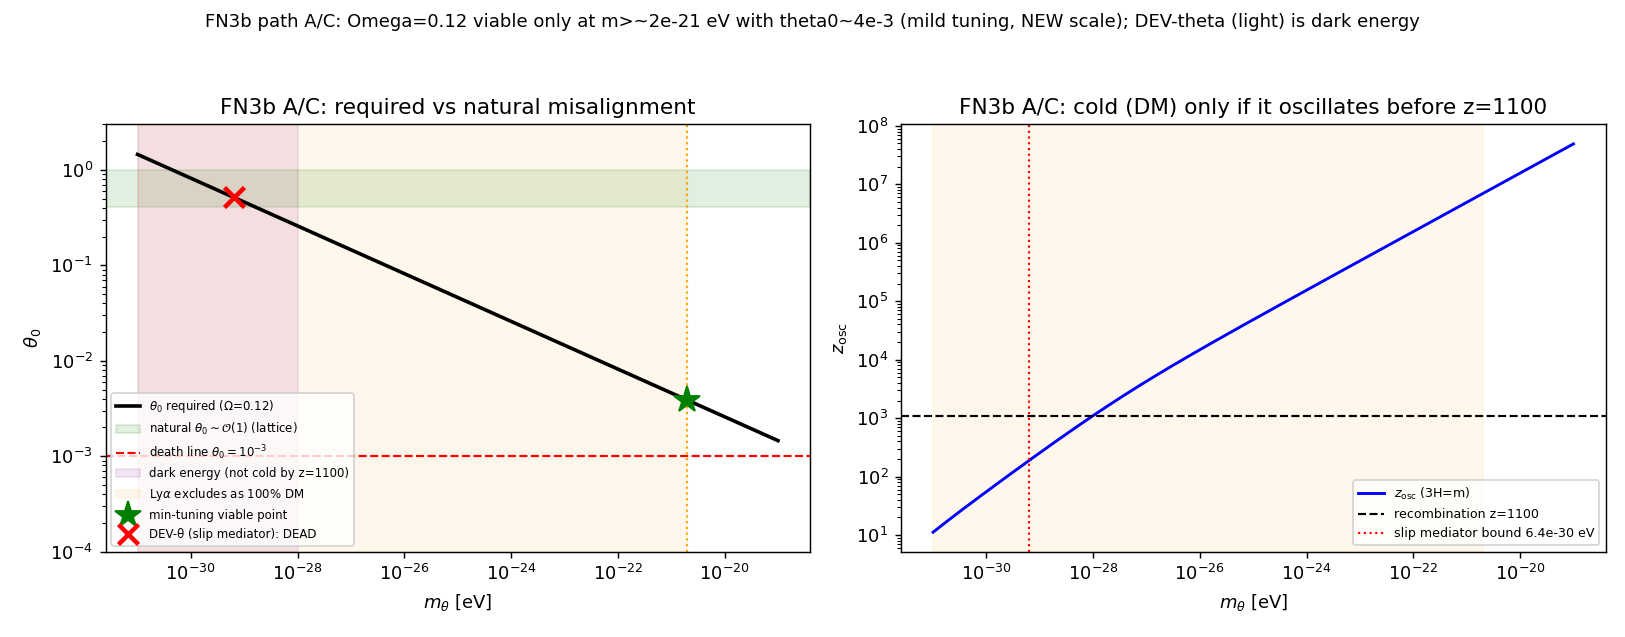

Write Python code to recreate this figure.
"""FN3b_path_AC.py -- the most-promising path (A free-mass == C shared relic).

FN3b-0 found paths A (theta with a free mass) and C (new hidden chi) converge to the
SAME relic: a misalignment scalar with f=theta0*M_Pl ~ GUT scale and m in the fuzzy
band.  This script (1) measures the NATURAL theta0 on E1's lattice (orientation_core),
(2) maps the viable (m_theta, theta0) window under Omega=0.12 AND cold-by-recombination
AND Lyman-alpha AND no-overclosure, (3) reports the fine-tuning theta0_req/theta0_nat
at the minimum-tuning (Lyman-alpha floor) point.  Writes JSON + figure.
"""
from __future__ import annotations

import json
from pathlib import Path

import numpy as np
import matplotlib
matplotlib.use("Agg")
import matplotlib.pyplot as plt  # noqa: E402

import fn3b_core as b  # noqa: E402

OUT = Path(__file__).resolve().parent


def main():
    # (1) natural theta0 from the lattice (disordered -> near-critical O(3) vacuum)
    print("=" * 76)
    print("FN3b path A/C -- lattice theta0 + viable window")
    print("=" * 76)
    lat = b.lattice_theta0(L=12, J_list=(0.0, 0.04, 0.08), n_burn=150)
    print("  natural theta0 from E1 O(3) vacuum (orientation_core):")
    for r in lat:
        print(f"    J={r['J']:.2f}: order_param={r['order_param']:.3f}  "
              f"rms_component={r['rms_component']:.3f}  theta0(angle/pi)={r['theta0_angle_over_pi']:.3f}")
    theta0_nat = float(np.mean([r["rms_component"] for r in lat]))   # ~0.577 (O(1))

    # (2) window map over mass
    masses = np.logspace(-31, -19, 200)
    th_req = np.array([b.theta0_required(m) for m in masses])
    zoscs = np.array([b.z_osc(m) for m in masses])
    cold = zoscs > b.Z_REC
    lya = masses >= b.LYA_100PCT_FLOOR
    # overclosure as frozen DE at the NATURAL theta0 (only meaningful where not cold)
    overcl = np.array([b.overclosure_ratio(m, theta0_nat) for m in masses])

    viable = cold & lya & (th_req < theta0_nat)       # Omega=0.12 reachable below natural
    # minimum-tuning viable point = lightest Lyman-alpha-safe mass (largest theta0_req)
    m_best = b.LYA_100PCT_FLOOR
    th_best = b.theta0_required(m_best)
    finetune_best = th_best / theta0_nat              # required / natural

    # the DEV-theta (slip mediator) point: dead
    m_slip = b.M_SLIP_BOUND
    th_slip = b.theta0_required(m_slip)
    overcl_slip = b.overclosure_ratio(m_slip, 1.0)
    th_slip_noover = 1.0 / np.sqrt(overcl_slip)

    rows_summary = {
        "theta0_natural_lattice": theta0_nat,
        "lattice_rows": lat,
        "min_tuning_point": {
            "m_eV": m_best, "theta0_required": float(th_best),
            "finetune_req_over_natural": float(finetune_best),
            "above_death_line_1e-3": bool(th_best > 1e-3),
            "cold_by_rec": bool(b.cold_by_recombination(m_best)),
            "lya_safe": bool(b.lya_safe_100pct(m_best)),
        },
        "dev_theta_slip_mediator": {
            "m_eV": m_slip, "theta0_required_Omega012": float(th_slip),
            "z_osc": float(b.z_osc(m_slip)),
            "cold_by_rec": bool(b.cold_by_recombination(m_slip)),
            "overclosure_at_theta0_1": float(overcl_slip),
            "theta0_max_no_overclose": float(th_slip_noover),
            "dead": True,
        },
        "any_viable_window": bool(viable.any()),
        "note": ("viable = Omega=0.12 reachable below natural theta0, cold by recomb, "
                 "and Lyman-alpha-safe as 100% DM; min-tuning at the Lyman-alpha floor."),
    }
    (OUT / "FN3b_path_AC.json").write_text(json.dumps(rows_summary, indent=2, default=float))

    print(f"\n  natural theta0 (lattice mean rms component) = {theta0_nat:.3f}")
    print(f"  viable window exists: {viable.any()}")
    print(f"  min-tuning viable point: m={m_best:.1e} eV, theta0_req={th_best:.2e}  "
          f"(finetune req/nat = {finetune_best:.1e}, above 1e-3 death line: {th_best>1e-3})")
    print(f"  DEV-theta as slip mediator (m={m_slip:.1e} eV): z_osc={b.z_osc(m_slip):.1f} "
          f"(<{b.Z_REC:.0f} -> dark energy), overcloses x{overcl_slip:.1e} at theta0=1 "
          f"-> theta0<{th_slip_noover:.1e} needed -> DEAD")
    print(f"  saved {OUT/'FN3b_path_AC.json'}")

    make_figure(masses, th_req, cold, lya, theta0_nat, m_best, th_best, m_slip, th_slip)
    return rows_summary


def make_figure(masses, th_req, cold, lya, theta0_nat, m_best, th_best, m_slip, th_slip):
    fig, ax = plt.subplots(1, 2, figsize=(12.5, 4.9))

    # left: theta0_req(m) vs the constraint regions
    ax[0].loglog(masses, th_req, "k-", lw=2, label=r"$\theta_0$ required ($\Omega$=0.12)")
    ax[0].axhspan(theta0_nat * 0.7, 1.0, color="green", alpha=0.12,
                  label=r"natural $\theta_0\sim\mathcal{O}(1)$ (lattice)")
    ax[0].axhline(1e-3, color="red", ls="--", lw=1.2, label=r"death line $\theta_0=10^{-3}$")
    # shade dark-energy region (not cold by recomb) and Lyman-alpha exclusion
    m_cold_thr = masses[np.argmax(cold)] if cold.any() else masses[-1]
    ax[0].axvspan(masses[0], m_cold_thr, color="purple", alpha=0.10,
                  label="dark energy (not cold by z=1100)")
    ax[0].axvspan(masses[0], b.LYA_100PCT_FLOOR, color="orange", alpha=0.08,
                  label=r"Ly$\alpha$ excludes as 100% DM")
    ax[0].axvline(b.LYA_100PCT_FLOOR, color="orange", ls=":", lw=1.2)
    ax[0].plot([m_best], [th_best], "g*", ms=15, label="min-tuning viable point")
    ax[0].plot([m_slip], [th_slip], "rx", ms=11, mew=2.5, label="DEV-θ (slip mediator): DEAD")
    ax[0].set_xlabel(r"$m_\theta$ [eV]"); ax[0].set_ylabel(r"$\theta_0$")
    ax[0].set_ylim(1e-4, 3)
    ax[0].set_title("FN3b A/C: required vs natural misalignment")
    ax[0].legend(fontsize=6.5, loc="lower left")

    # right: oscillation epoch z_osc(m) vs recombination
    zoscs = np.array([max(b.z_osc(m), 1e-1) for m in masses])
    ax[1].loglog(masses, zoscs, "b-", lw=1.6, label=r"$z_{\rm osc}$ (3H=m)")
    ax[1].axhline(b.Z_REC, color="k", ls="--", lw=1.2, label="recombination z=1100")
    ax[1].axvspan(masses[0], b.LYA_100PCT_FLOOR, color="orange", alpha=0.08)
    ax[1].axvline(b.M_SLIP_BOUND, color="red", ls=":", lw=1.2,
                  label="slip mediator bound 6.4e-30 eV")
    ax[1].set_xlabel(r"$m_\theta$ [eV]"); ax[1].set_ylabel(r"$z_{\rm osc}$")
    ax[1].set_title("FN3b A/C: cold (DM) only if it oscillates before z=1100")
    ax[1].legend(fontsize=7, loc="lower right")

    fig.suptitle("FN3b path A/C: Omega=0.12 viable only at m>~2e-21 eV with theta0~4e-3 "
                 "(mild tuning, NEW scale); DEV-theta (light) is dark energy", fontsize=10)
    fig.tight_layout(rect=[0, 0, 1, 0.94])
    fig.savefig(OUT / "FN3b_path_AC.png", dpi=130)
    print(f"  saved {OUT/'FN3b_path_AC.png'}")


if __name__ == "__main__":
    main()
